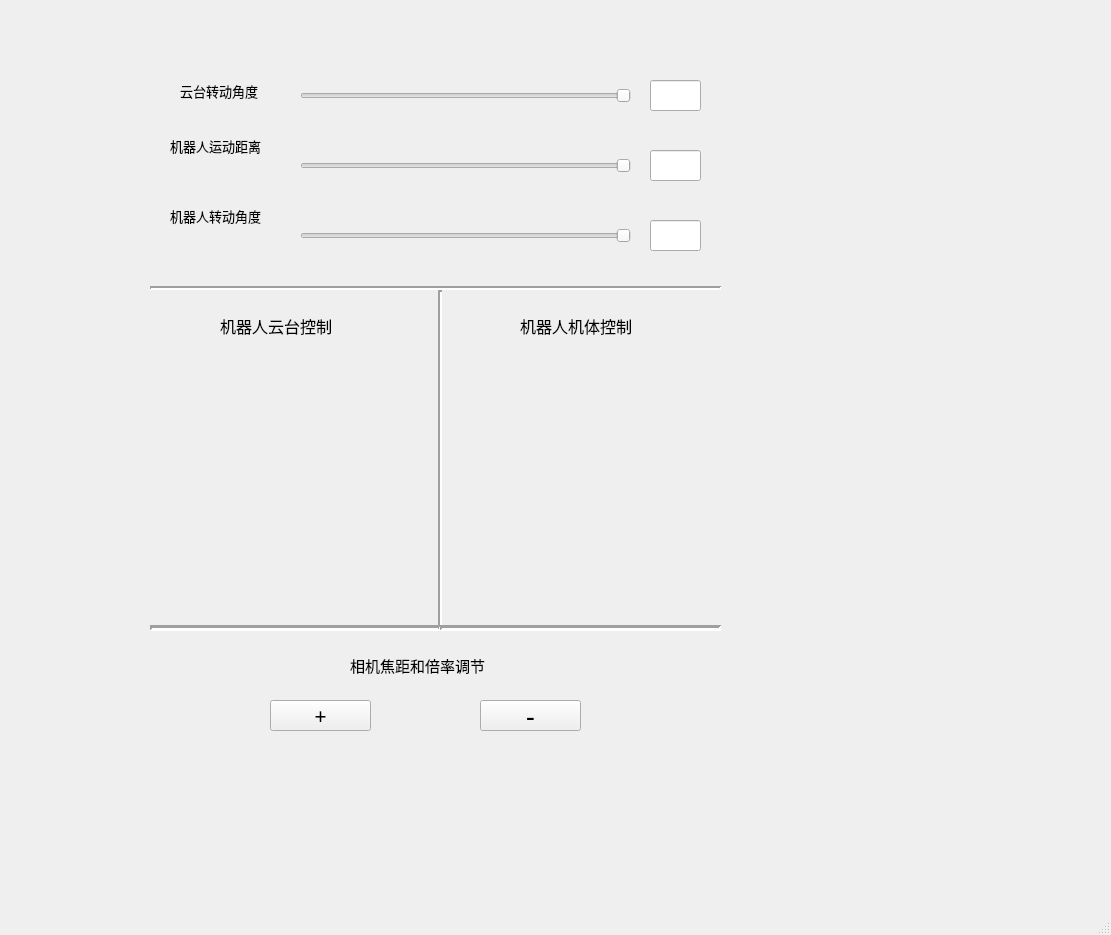
<?xml version="1.0" encoding="UTF-8"?>
<ui version="4.0">
 <class>MainWindow</class>
 <widget class="QMainWindow" name="MainWindow">
  <property name="geometry">
   <rect>
    <x>0</x>
    <y>0</y>
    <width>1111</width>
    <height>935</height>
   </rect>
  </property>
  <property name="windowTitle">
   <string>MainWindow</string>
  </property>
  <widget class="QWidget" name="centralwidget">
   <widget class="QWidget" name="page2" native="true">
    <property name="geometry">
     <rect>
      <x>150</x>
      <y>60</y>
      <width>571</width>
      <height>741</height>
     </rect>
    </property>
    <property name="layoutDirection">
     <enum>Qt::RightToLeft</enum>
    </property>
    <widget class="QLabel" name="label_37">
     <property name="geometry">
      <rect>
       <x>30</x>
       <y>20</y>
       <width>121</width>
       <height>21</height>
      </rect>
     </property>
     <property name="font">
      <font>
       <family>宋体</family>
       <pointsize>10</pointsize>
      </font>
     </property>
     <property name="text">
      <string>云台转动角度</string>
     </property>
    </widget>
    <widget class="QLineEdit" name="lineEdit_5">
     <property name="geometry">
      <rect>
       <x>500</x>
       <y>20</y>
       <width>51</width>
       <height>31</height>
      </rect>
     </property>
    </widget>
    <widget class="QSlider" name="horizontalSlider_4">
     <property name="geometry">
      <rect>
       <x>150</x>
       <y>20</y>
       <width>331</width>
       <height>31</height>
      </rect>
     </property>
     <property name="orientation">
      <enum>Qt::Horizontal</enum>
     </property>
    </widget>
    <widget class="QSlider" name="horizontalSlider_5">
     <property name="geometry">
      <rect>
       <x>150</x>
       <y>90</y>
       <width>331</width>
       <height>31</height>
      </rect>
     </property>
     <property name="orientation">
      <enum>Qt::Horizontal</enum>
     </property>
    </widget>
    <widget class="QLineEdit" name="lineEdit_6">
     <property name="geometry">
      <rect>
       <x>500</x>
       <y>90</y>
       <width>51</width>
       <height>31</height>
      </rect>
     </property>
     <property name="text">
      <string/>
     </property>
    </widget>
    <widget class="QLabel" name="label_38">
     <property name="geometry">
      <rect>
       <x>20</x>
       <y>70</y>
       <width>161</width>
       <height>31</height>
      </rect>
     </property>
     <property name="font">
      <font>
       <family>宋体</family>
       <pointsize>10</pointsize>
      </font>
     </property>
     <property name="text">
      <string>机器人运动距离</string>
     </property>
    </widget>
    <widget class="QSlider" name="horizontalSlider_6">
     <property name="geometry">
      <rect>
       <x>150</x>
       <y>160</y>
       <width>331</width>
       <height>31</height>
      </rect>
     </property>
     <property name="orientation">
      <enum>Qt::Horizontal</enum>
     </property>
    </widget>
    <widget class="QLineEdit" name="lineEdit_7">
     <property name="geometry">
      <rect>
       <x>500</x>
       <y>160</y>
       <width>51</width>
       <height>31</height>
      </rect>
     </property>
    </widget>
    <widget class="QLabel" name="label_39">
     <property name="geometry">
      <rect>
       <x>20</x>
       <y>140</y>
       <width>121</width>
       <height>31</height>
      </rect>
     </property>
     <property name="font">
      <font>
       <family>宋体</family>
       <pointsize>10</pointsize>
      </font>
     </property>
     <property name="text">
      <string>机器人转动角度</string>
     </property>
    </widget>
    <widget class="Line" name="line_9">
     <property name="geometry">
      <rect>
       <x>0</x>
       <y>220</y>
       <width>571</width>
       <height>16</height>
      </rect>
     </property>
     <property name="lineWidth">
      <number>2</number>
     </property>
     <property name="orientation">
      <enum>Qt::Horizontal</enum>
     </property>
    </widget>
    <widget class="QLabel" name="label_40">
     <property name="geometry">
      <rect>
       <x>70</x>
       <y>250</y>
       <width>151</width>
       <height>31</height>
      </rect>
     </property>
     <property name="font">
      <font>
       <family>阿里巴巴普惠体 R</family>
       <pointsize>12</pointsize>
      </font>
     </property>
     <property name="text">
      <string>机器人云台控制</string>
     </property>
    </widget>
    <widget class="QLabel" name="label_41">
     <property name="geometry">
      <rect>
       <x>370</x>
       <y>250</y>
       <width>141</width>
       <height>31</height>
      </rect>
     </property>
     <property name="font">
      <font>
       <family>阿里巴巴普惠体 R</family>
       <pointsize>12</pointsize>
      </font>
     </property>
     <property name="text">
      <string>机器人机体控制</string>
     </property>
    </widget>
    <widget class="QPushButton" name="green_right_2">
     <property name="geometry">
      <rect>
       <x>210</x>
       <y>390</y>
       <width>61</width>
       <height>61</height>
      </rect>
     </property>
     <property name="text">
      <string/>
     </property>
     <property name="icon">
      <iconset>
       <normaloff>picture/camerarighticon.jpg</normaloff>picture/camerarighticon.jpg</iconset>
     </property>
     <property name="iconSize">
      <size>
       <width>70</width>
       <height>70</height>
      </size>
     </property>
     <property name="flat">
      <bool>true</bool>
     </property>
    </widget>
    <widget class="QPushButton" name="green_buttom_2">
     <property name="geometry">
      <rect>
       <x>120</x>
       <y>470</y>
       <width>61</width>
       <height>61</height>
      </rect>
     </property>
     <property name="text">
      <string/>
     </property>
     <property name="icon">
      <iconset>
       <normaloff>picture/camerabuttomicon.jpg</normaloff>picture/camerabuttomicon.jpg</iconset>
     </property>
     <property name="iconSize">
      <size>
       <width>70</width>
       <height>70</height>
      </size>
     </property>
     <property name="flat">
      <bool>true</bool>
     </property>
    </widget>
    <widget class="QPushButton" name="green_left_2">
     <property name="geometry">
      <rect>
       <x>30</x>
       <y>390</y>
       <width>61</width>
       <height>61</height>
      </rect>
     </property>
     <property name="text">
      <string/>
     </property>
     <property name="icon">
      <iconset>
       <normaloff>picture/cameralefticon.jpg</normaloff>picture/cameralefticon.jpg</iconset>
     </property>
     <property name="iconSize">
      <size>
       <width>70</width>
       <height>70</height>
      </size>
     </property>
     <property name="flat">
      <bool>true</bool>
     </property>
    </widget>
    <widget class="QPushButton" name="green_top_2">
     <property name="geometry">
      <rect>
       <x>120</x>
       <y>300</y>
       <width>61</width>
       <height>61</height>
      </rect>
     </property>
     <property name="text">
      <string/>
     </property>
     <property name="icon">
      <iconset>
       <normaloff>picture/cameratopicon.jpg</normaloff>picture/cameratopicon.jpg</iconset>
     </property>
     <property name="iconSize">
      <size>
       <width>70</width>
       <height>70</height>
      </size>
     </property>
     <property name="flat">
      <bool>true</bool>
     </property>
    </widget>
    <widget class="QPushButton" name="yellow_top_2">
     <property name="geometry">
      <rect>
       <x>410</x>
       <y>300</y>
       <width>71</width>
       <height>61</height>
      </rect>
     </property>
     <property name="layoutDirection">
      <enum>Qt::RightToLeft</enum>
     </property>
     <property name="text">
      <string/>
     </property>
     <property name="icon">
      <iconset>
       <normaloff>picture/robottopicon.jpg</normaloff>picture/robottopicon.jpg</iconset>
     </property>
     <property name="iconSize">
      <size>
       <width>70</width>
       <height>70</height>
      </size>
     </property>
     <property name="flat">
      <bool>true</bool>
     </property>
    </widget>
    <widget class="QPushButton" name="yellow_left_2">
     <property name="geometry">
      <rect>
       <x>330</x>
       <y>380</y>
       <width>71</width>
       <height>71</height>
      </rect>
     </property>
     <property name="layoutDirection">
      <enum>Qt::RightToLeft</enum>
     </property>
     <property name="text">
      <string/>
     </property>
     <property name="icon">
      <iconset>
       <normaloff>picture/robotlefticon.jpg</normaloff>picture/robotlefticon.jpg</iconset>
     </property>
     <property name="iconSize">
      <size>
       <width>80</width>
       <height>80</height>
      </size>
     </property>
     <property name="flat">
      <bool>true</bool>
     </property>
    </widget>
    <widget class="QPushButton" name="yellow_buttom_2">
     <property name="geometry">
      <rect>
       <x>410</x>
       <y>470</y>
       <width>71</width>
       <height>71</height>
      </rect>
     </property>
     <property name="layoutDirection">
      <enum>Qt::RightToLeft</enum>
     </property>
     <property name="text">
      <string/>
     </property>
     <property name="icon">
      <iconset>
       <normaloff>picture/robotbuttomicon.jpg</normaloff>picture/robotbuttomicon.jpg</iconset>
     </property>
     <property name="iconSize">
      <size>
       <width>80</width>
       <height>80</height>
      </size>
     </property>
     <property name="flat">
      <bool>true</bool>
     </property>
    </widget>
    <widget class="QPushButton" name="yellow_right_2">
     <property name="geometry">
      <rect>
       <x>490</x>
       <y>380</y>
       <width>61</width>
       <height>71</height>
      </rect>
     </property>
     <property name="layoutDirection">
      <enum>Qt::RightToLeft</enum>
     </property>
     <property name="text">
      <string/>
     </property>
     <property name="icon">
      <iconset>
       <normaloff>picture/robotrighticon.jpg</normaloff>picture/robotrighticon.jpg</iconset>
     </property>
     <property name="iconSize">
      <size>
       <width>80</width>
       <height>80</height>
      </size>
     </property>
     <property name="flat">
      <bool>true</bool>
     </property>
    </widget>
    <widget class="Line" name="line_10">
     <property name="geometry">
      <rect>
       <x>280</x>
       <y>230</y>
       <width>20</width>
       <height>341</height>
      </rect>
     </property>
     <property name="lineWidth">
      <number>2</number>
     </property>
     <property name="orientation">
      <enum>Qt::Vertical</enum>
     </property>
    </widget>
    <widget class="Line" name="line_11">
     <property name="geometry">
      <rect>
       <x>0</x>
       <y>560</y>
       <width>291</width>
       <height>16</height>
      </rect>
     </property>
     <property name="lineWidth">
      <number>3</number>
     </property>
     <property name="orientation">
      <enum>Qt::Horizontal</enum>
     </property>
    </widget>
    <widget class="Line" name="line_12">
     <property name="geometry">
      <rect>
       <x>290</x>
       <y>560</y>
       <width>281</width>
       <height>16</height>
      </rect>
     </property>
     <property name="lineWidth">
      <number>3</number>
     </property>
     <property name="orientation">
      <enum>Qt::Horizontal</enum>
     </property>
    </widget>
    <widget class="QLabel" name="label_42">
     <property name="geometry">
      <rect>
       <x>200</x>
       <y>590</y>
       <width>171</width>
       <height>31</height>
      </rect>
     </property>
     <property name="font">
      <font>
       <family>阿里巴巴普惠体 R</family>
       <pointsize>11</pointsize>
      </font>
     </property>
     <property name="text">
      <string>相机焦距和倍率调节</string>
     </property>
    </widget>
    <widget class="QPushButton" name="plus_2">
     <property name="geometry">
      <rect>
       <x>120</x>
       <y>640</y>
       <width>101</width>
       <height>31</height>
      </rect>
     </property>
     <property name="font">
      <font>
       <family>Agency FB</family>
       <pointsize>16</pointsize>
      </font>
     </property>
     <property name="text">
      <string>+</string>
     </property>
    </widget>
    <widget class="QPushButton" name="minus_2">
     <property name="geometry">
      <rect>
       <x>330</x>
       <y>640</y>
       <width>101</width>
       <height>31</height>
      </rect>
     </property>
     <property name="font">
      <font>
       <family>Agency FB</family>
       <pointsize>20</pointsize>
      </font>
     </property>
     <property name="text">
      <string>-</string>
     </property>
    </widget>
    <widget class="QLabel" name="label">
     <property name="geometry">
      <rect>
       <x>-60</x>
       <y>-50</y>
       <width>741</width>
       <height>341</height>
      </rect>
     </property>
     <property name="styleSheet">
      <string notr="true">border-image: url(:/image/picture/page2_seticon.jpg);</string>
     </property>
     <property name="text">
      <string/>
     </property>
    </widget>
    <widget class="QLabel" name="label_3">
     <property name="geometry">
      <rect>
       <x>51</x>
       <y>100</y>
       <width>61</width>
       <height>31</height>
      </rect>
     </property>
     <property name="styleSheet">
      <string notr="true">border-image: url(:/image/picture/distanceicon.jpg);</string>
     </property>
     <property name="text">
      <string/>
     </property>
    </widget>
    <widget class="QLabel" name="label_4">
     <property name="geometry">
      <rect>
       <x>110</x>
       <y>380</y>
       <width>81</width>
       <height>81</height>
      </rect>
     </property>
     <property name="styleSheet">
      <string notr="true">border-image: url(:/image/picture/cameraicon.jpg);</string>
     </property>
     <property name="text">
      <string/>
     </property>
    </widget>
    <widget class="QLabel" name="label_5">
     <property name="geometry">
      <rect>
       <x>340</x>
       <y>310</y>
       <width>211</width>
       <height>211</height>
      </rect>
     </property>
     <property name="styleSheet">
      <string notr="true">border-image: url(:/image/picture/robot_c.jpg);</string>
     </property>
     <property name="text">
      <string/>
     </property>
    </widget>
    <zorder>label_5</zorder>
    <zorder>label</zorder>
    <zorder>label_37</zorder>
    <zorder>lineEdit_5</zorder>
    <zorder>horizontalSlider_4</zorder>
    <zorder>horizontalSlider_5</zorder>
    <zorder>lineEdit_6</zorder>
    <zorder>label_38</zorder>
    <zorder>horizontalSlider_6</zorder>
    <zorder>lineEdit_7</zorder>
    <zorder>label_39</zorder>
    <zorder>line_9</zorder>
    <zorder>label_40</zorder>
    <zorder>label_41</zorder>
    <zorder>green_right_2</zorder>
    <zorder>green_buttom_2</zorder>
    <zorder>green_left_2</zorder>
    <zorder>green_top_2</zorder>
    <zorder>yellow_top_2</zorder>
    <zorder>yellow_left_2</zorder>
    <zorder>yellow_buttom_2</zorder>
    <zorder>yellow_right_2</zorder>
    <zorder>line_10</zorder>
    <zorder>line_11</zorder>
    <zorder>line_12</zorder>
    <zorder>label_42</zorder>
    <zorder>plus_2</zorder>
    <zorder>minus_2</zorder>
    <zorder>label_3</zorder>
    <zorder>label_4</zorder>
   </widget>
   <widget class="QLabel" name="label_2">
    <property name="geometry">
     <rect>
      <x>710</x>
      <y>90</y>
      <width>41</width>
      <height>51</height>
     </rect>
    </property>
    <property name="styleSheet">
     <string notr="true">border-image: url(:/image/picture/angleicon.jpg);</string>
    </property>
    <property name="text">
     <string/>
    </property>
   </widget>
  </widget>
  <widget class="QMenuBar" name="menubar">
   <property name="geometry">
    <rect>
     <x>0</x>
     <y>0</y>
     <width>1111</width>
     <height>26</height>
    </rect>
   </property>
  </widget>
  <widget class="QStatusBar" name="statusbar"/>
 </widget>
 <resources>
  <include location="resource.qrc"/>
 </resources>
 <connections/>
</ui>
